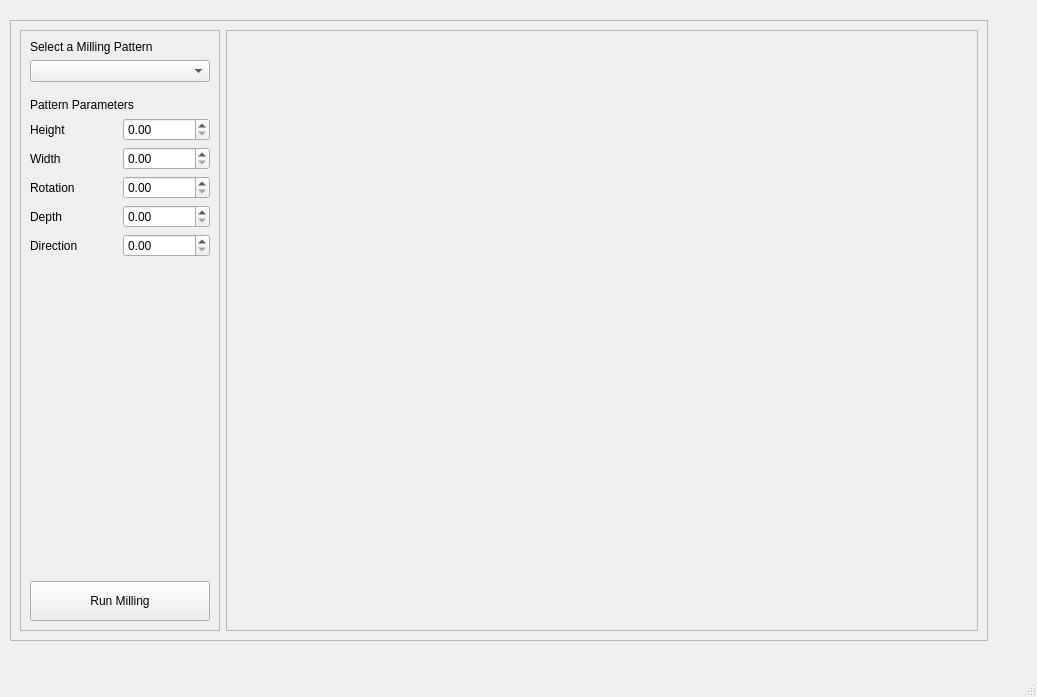
<?xml version="1.0" encoding="UTF-8"?>
<ui version="4.0">
 <class>MainWindow</class>
 <widget class="QMainWindow" name="MainWindow">
  <property name="geometry">
   <rect>
    <x>0</x>
    <y>0</y>
    <width>1037</width>
    <height>697</height>
   </rect>
  </property>
  <property name="windowTitle">
   <string>MainWindow</string>
  </property>
  <widget class="QWidget" name="centralwidget">
   <widget class="QFrame" name="frame_main">
    <property name="geometry">
     <rect>
      <x>10</x>
      <y>20</y>
      <width>978</width>
      <height>621</height>
     </rect>
    </property>
    <property name="frameShape">
     <enum>QFrame::StyledPanel</enum>
    </property>
    <property name="frameShadow">
     <enum>QFrame::Raised</enum>
    </property>
    <layout class="QGridLayout" name="gridLayout_2">
     <item row="0" column="0" rowspan="2">
      <widget class="QFrame" name="frame_parameters">
       <property name="maximumSize">
        <size>
         <width>200</width>
         <height>16777215</height>
        </size>
       </property>
       <property name="frameShape">
        <enum>QFrame::StyledPanel</enum>
       </property>
       <property name="frameShadow">
        <enum>QFrame::Raised</enum>
       </property>
       <layout class="QGridLayout" name="gridLayout_4">
        <property name="verticalSpacing">
         <number>6</number>
        </property>
        <item row="4" column="1">
         <widget class="QDoubleSpinBox" name="doubleSpinBox_height"/>
        </item>
        <item row="1" column="0" colspan="2">
         <widget class="QComboBox" name="comboBox_select_pattern"/>
        </item>
        <item row="5" column="1">
         <widget class="QDoubleSpinBox" name="doubleSpinBox_width"/>
        </item>
        <item row="6" column="0">
         <widget class="QLabel" name="label_3">
          <property name="text">
           <string>Rotation</string>
          </property>
         </widget>
        </item>
        <item row="5" column="0">
         <widget class="QLabel" name="label_2">
          <property name="text">
           <string>Width</string>
          </property>
         </widget>
        </item>
        <item row="8" column="1">
         <widget class="QDoubleSpinBox" name="doubleSpinBox_depth"/>
        </item>
        <item row="10" column="0">
         <widget class="QLabel" name="label_5">
          <property name="text">
           <string>Direction</string>
          </property>
         </widget>
        </item>
        <item row="15" column="0" colspan="2">
         <widget class="QPushButton" name="pushButton_runMilling">
          <property name="minimumSize">
           <size>
            <width>0</width>
            <height>40</height>
           </size>
          </property>
          <property name="text">
           <string>Run Milling</string>
          </property>
         </widget>
        </item>
        <item row="4" column="0">
         <widget class="QLabel" name="label_height">
          <property name="text">
           <string>Height</string>
          </property>
         </widget>
        </item>
        <item row="8" column="0">
         <widget class="QLabel" name="label_4">
          <property name="text">
           <string>Depth</string>
          </property>
         </widget>
        </item>
        <item row="0" column="0" colspan="2">
         <widget class="QLabel" name="milling_title_label">
          <property name="maximumSize">
           <size>
            <width>16777215</width>
            <height>50</height>
           </size>
          </property>
          <property name="text">
           <string>Select a Milling Pattern</string>
          </property>
         </widget>
        </item>
        <item row="10" column="1">
         <widget class="QDoubleSpinBox" name="doubleSpinBox_direction"/>
        </item>
        <item row="6" column="1">
         <widget class="QDoubleSpinBox" name="doubleSpinBox_rotation"/>
        </item>
        <item row="3" column="0" colspan="2">
         <widget class="QLabel" name="label_6">
          <property name="text">
           <string>Pattern Parameters</string>
          </property>
         </widget>
        </item>
        <item row="2" column="0" colspan="2">
         <spacer name="verticalSpacer_2">
          <property name="orientation">
           <enum>Qt::Vertical</enum>
          </property>
          <property name="sizeType">
           <enum>QSizePolicy::Minimum</enum>
          </property>
          <property name="sizeHint" stdset="0">
           <size>
            <width>20</width>
            <height>10</height>
           </size>
          </property>
         </spacer>
        </item>
        <item row="14" column="0" colspan="2">
         <spacer name="verticalSpacer">
          <property name="orientation">
           <enum>Qt::Vertical</enum>
          </property>
          <property name="sizeType">
           <enum>QSizePolicy::Expanding</enum>
          </property>
          <property name="sizeHint" stdset="0">
           <size>
            <width>20</width>
            <height>40</height>
           </size>
          </property>
         </spacer>
        </item>
       </layout>
      </widget>
     </item>
     <item row="0" column="1" rowspan="2">
      <widget class="QFrame" name="frame_image">
       <property name="maximumSize">
        <size>
         <width>1536</width>
         <height>1024</height>
        </size>
       </property>
       <property name="frameShape">
        <enum>QFrame::StyledPanel</enum>
       </property>
       <property name="frameShadow">
        <enum>QFrame::Raised</enum>
       </property>
       <layout class="QGridLayout" name="gridLayout_3">
        <item row="0" column="0">
         <widget class="QLabel" name="label_image">
          <property name="text">
           <string/>
          </property>
         </widget>
        </item>
       </layout>
      </widget>
     </item>
    </layout>
   </widget>
  </widget>
  <widget class="QMenuBar" name="menubar">
   <property name="geometry">
    <rect>
     <x>0</x>
     <y>0</y>
     <width>1037</width>
     <height>21</height>
    </rect>
   </property>
  </widget>
  <widget class="QStatusBar" name="statusbar"/>
 </widget>
 <resources/>
 <connections/>
</ui>
